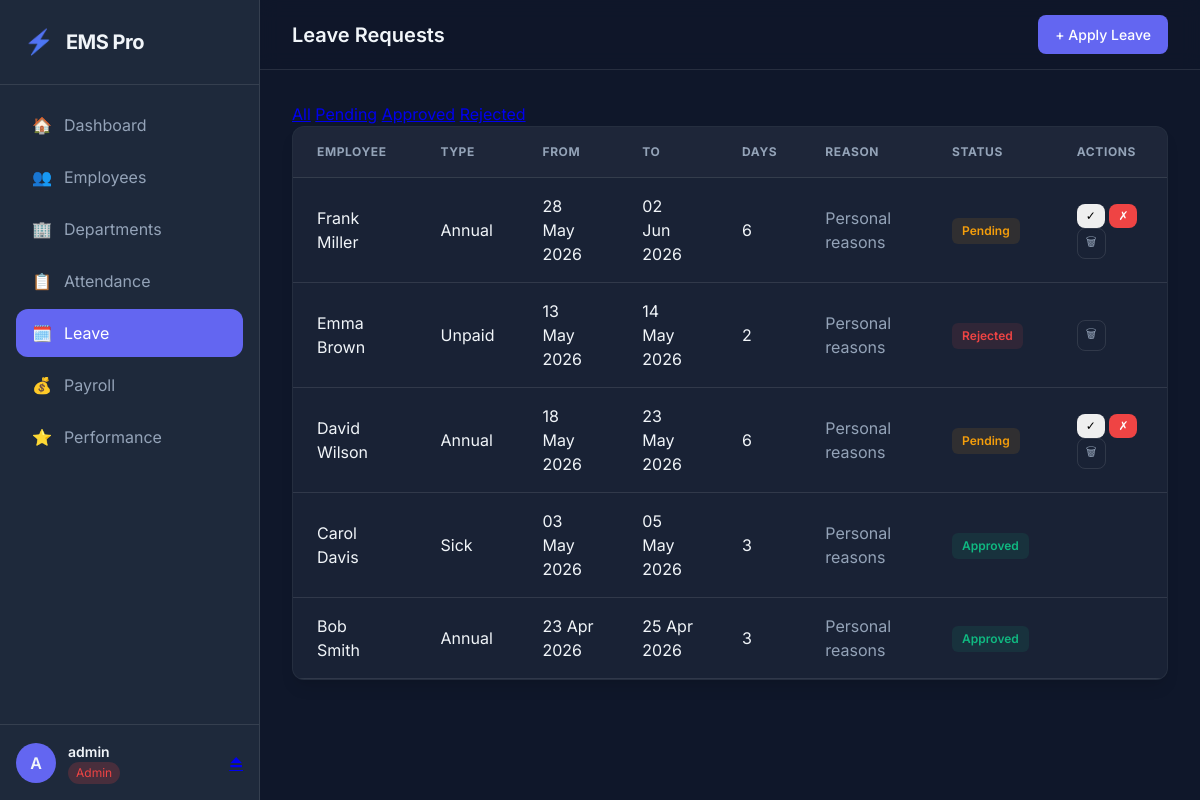
The app's page /leave/ (signed in) with its own data.
### app/models/models.py (models this page shows, shortened)
class User(UserMixin, db.Model):
    __tablename__ = "users"
    id            = db.Column(db.Integer, primary_key=True, autoincrement=True)
    username      = db.Column(db.String(50), unique=True, nullable=False)
    password_hash = db.Column(db.String(128), nullable=False)
    role          = db.Column(db.String(20), default=UserRole.EMPLOYEE.value)
    employee_id   = db.Column(db.Integer, db.ForeignKey("employees.id"), nullable=True)
    is_active     = db.Column(db.Boolean, default=True)
    last_login    = db.Column(db.DateTime, nullable=True)
    created_at    = db.Column(db.DateTime, default=datetime.utcnow)
    employee = db.relationship("Employee", back_populates="user")
    @property
    def is_admin(self) -> bool:
        return self.role == UserRole.ADMIN.value

class Leave(db.Model):
    __tablename__ = "leaves"
    id          = db.Column(db.Integer, primary_key=True, autoincrement=True)
    employee_id = db.Column(db.Integer, db.ForeignKey("employees.id"), nullable=False)
    leave_type  = db.Column(db.String(20), default=LeaveType.ANNUAL.value)
    start_date  = db.Column(db.Date, nullable=False)
    end_date    = db.Column(db.Date, nullable=False)
    reason      = db.Column(db.Text, default="")
    status      = db.Column(db.String(20), default=LeaveStatus.PENDING.value)
    approved_by = db.Column(db.Integer, db.ForeignKey("employees.id"), nullable=True)
    created_at  = db.Column(db.DateTime, default=datetime.utcnow)
    updated_at  = db.Column(db.DateTime, default=datetime.utcnow, onupdate=datetime.utcnow)
    employee = db.relationship("Employee", back_populates="leaves",
                                foreign_keys=[employee_id])
    approver = db.relationship("Employee", foreign_keys=[approved_by])
    @property
    def duration_days(self) -> int:
        if self.start_date and self.end_date:
            return (self.end_date - self.start_date).days + 1
        return 0

### app/routes/leave.py (the view)
@leave_bp.route("/")
@login_required
def list_leave():
    status_filter = request.args.get("status", "")
    if current_user.is_admin:
        leaves = LeaveService.get_all(status_filter=status_filter or None)
    else:
        leaves = LeaveService.get_for_employee(current_user.employee_id)
    return render_template(
        "leave/list.html",
        leaves=leaves,
        status_filter=status_filter,
    )

### app/models/models.py (called while the page is built)
    @property
    def full_name(self) -> str:
        return f"{self.first_name} {self.last_name}"

### app/services/leave_service.py (called while the page is built)
    @staticmethod
    def get_all(status_filter: str | None = None) -> list[dict]:
        q = Leave.query
        if status_filter:
            q = q.filter_by(status=status_filter)
        leaves = q.order_by(Leave.created_at.desc()).all()
        return [LeaveService._to_dict(lv) for lv in leaves]

    @staticmethod
    def _to_dict(lv: Leave) -> dict:
        return {
            "id":          lv.id,
            "employee_id": lv.employee_id,
            "emp_name":    lv.employee.full_name if lv.employee else "—",
            "leave_type":  lv.leave_type,
            "start_date":  str(lv.start_date),
            "end_date":    str(lv.end_date),
            "duration":    lv.duration_days,
            "reason":      lv.reason,
            "status":      lv.status,
            "approved_by": lv.approved_by,
            "created_at":  str(lv.created_at),
        }

### app/utils/helpers.py (called while the page is built)
def format_date(d) -> str:
    if d is None:
        return "—"
    if isinstance(d, str):
        try:
            d = datetime.strptime(d, "%Y-%m-%d").date()
        except ValueError:
            return d
    return d.strftime("%d %b %Y")

def badge_class(status: str) -> str:
    mapping = {
        "approved":   "badge-success",
        "present":    "badge-success",
        "active":     "badge-success",
        "pending":    "badge-warning",
        "late":       "badge-warning",
        "half_day":   "badge-warning",
        "rejected":   "badge-danger",
        "absent":     "badge-danger",
        "inactive":   "badge-danger",
        "terminated": "badge-secondary",
    }
    return mapping.get((status or "").lower(), "badge-secondary")

### app/templates/leave/list.html (shortened to what this page needs)
{% extends "base.html" %}
{% block page_title %}Leave Requests{% endblock %}
{% block topbar_actions %}
  <a href="{{ url_for('leave.apply_leave') }}" class="btn btn-primary btn-sm">+ Apply Leave</a>
{% endblock %}
{% block content %}
<div class="tab-bar">
  <a href="{{ url_for('leave.list_leave') }}"
     class="tab {% if not status_filter %}tab-active{% endif %}">All</a>
  <a href="{{ url_for('leave.list_leave', status='pending') }}"
     class="tab {% if status_filter=='pending' %}tab-active{% endif %}">Pending</a>
  <a href="{{ url_for('leave.list_leave', status='approved') }}"
     class="tab {% if status_filter=='approved' %}tab-active{% endif %}">Approved</a>
  <a href="{{ url_for('leave.list_leave', status='rejected') }}"
     class="tab {% if status_filter=='rejected' %}tab-active{% endif %}">Rejected</a>
</div>
<div class="card">
  <div class="card-body p0">
    <table class="table table-hover">
      <thead>
        <tr>
          <th>Employee</th><th>Type</th><th>From</th><th>To</th>
          <th>Days</th><th>Reason</th><th>Status</th><th>Actions</th>
        </tr>
      </thead>
      <tbody>
        {% for lv in leaves %}
        <tr>
          <td class="fw-500">{{ lv.emp_name }}</td>
          <td>{{ lv.leave_type|capitalize }}</td>
          <td>{{ format_date(lv.start_date) }}</td>
          <td>{{ format_date(lv.end_date) }}</td>
          <td class="tc">{{ lv.duration }}</td>
          <td class="muted truncate-cell">{{ lv.reason or '—' }}</td>
          <td><span class="badge {{ badge_class(lv.status) }}">{{ lv.status|capitalize }}</span></td>
          <td class="actions-cell">
            {% if current_user.is_admin and lv.status == 'pending' %}
            <form method="POST" action="{{ url_for('leave.approve_leave', leave_id=lv.id) }}" style="display:inline">
              <button class="btn btn-success btn-xs" title="Approve">✓</button>
            </form>
            <form method="POST" action="{{ url_for('leave.reject_leave', leave_id=lv.id) }}" style="display:inline">
              <button class="btn btn-danger btn-xs" title="Reject">✗</button>
            </form>
            {% endif %}
            {% if lv.status != 'approved' %}
            <form method="POST" action="{{ url_for('leave.delete_leave', leave_id=lv.id) }}"
                  style="display:inline"
                  onsubmit="return confirm('Delete this leave request?')">
              <button class="btn btn-ghost btn-xs" title="Delete">🗑</button>
            </form>
            {% endif %}
          </td>
        </tr>
        {% else %}
        <tr><td colspan="8" class="tc muted py-lg">No leave requests found.</td></tr>
        {% endfor %}
      </tbody>
    </table>
  </div>
</div>
{% endblock %}

### app/templates/base.html (shortened to what this page needs)
<!DOCTYPE html>
<html lang="en">
<head>
  <link rel="stylesheet" href="{{ url_for('static', filename='css/main.css') }}"/>
</head>
<body class="{% if not current_user.is_authenticated %}auth-page{% endif %}">
{% if current_user.is_authenticated %}
<aside class="sidebar" id="sidebar">
  <div class="sidebar-brand">
    <div class="brand-icon">⚡</div>
    <span class="brand-text">EMS Pro</span>
  </div>
  <nav class="sidebar-nav">
    <a href="{{ url_for('dashboard.index') }}"
       class="nav-item {% if request.endpoint == 'dashboard.index' %}active{% endif %}">
      <span class="nav-icon">🏠</span><span class="nav-label">Dashboard</span>
    </a>
    <a href="{{ url_for('employees.list_employees') }}"
       class="nav-item {% if 'employees' in request.endpoint %}active{% endif %}">
      <span class="nav-icon">👥</span><span class="nav-label">Employees</span>
    </a>
    {% if current_user.is_admin %}
    <a href="{{ url_for('departments.list_departments') }}"
       class="nav-item {% if 'departments' in request.endpoint %}active{% endif %}">
      <span class="nav-icon">🏢</span><span class="nav-label">Departments</span>
    </a>
    {% endif %}
    <a href="{{ url_for('attendance.list_attendance') }}"
       class="nav-item {% if 'attendance' in request.endpoint %}active{% endif %}">
      <span class="nav-icon">📋</span><span class="nav-label">Attendance</span>
    </a>
    <a href="{{ url_for('leave.list_leave') }}"
       class="nav-item {% if 'leave' in request.endpoint %}active{% endif %}">
      <span class="nav-icon">🗓️</span><span class="nav-label">Leave</span>
    </a>
    <a href="{{ url_for('payroll.list_payroll') }}"
       class="nav-item {% if 'payroll' in request.endpoint %}active{% endif %}">
      <span class="nav-icon">💰</span><span class="nav-label">Payroll</span>
    </a>
    <a href="{{ url_for('performance.list_performance') }}"
       class="nav-item {% if 'performance' in request.endpoint %}active{% endif %}">
      <span class="nav-icon">⭐</span><span class="nav-label">Performance</span>
    </a>
  </nav>
  <div class="sidebar-footer">
    <div class="user-info">
      <div class="user-avatar">{{ current_user.username[0].upper() }}</div>
      <div class="user-details">
        <span class="user-name">{{ current_user.username }}</span>
        <span class="user-role badge-{{ 'admin' if current_user.is_admin else 'emp' }}">
          {{ current_user.role | capitalize }}
        </span>
      </div>
    </div>
    <a href="{{ url_for('auth.logout') }}" class="logout-btn" title="Logout">⏏</a>
  </div>
</aside>
<div class="main-wrapper">
  <header class="topbar">
    <div class="topbar-title">{% block page_title %}{% endblock %}</div>
    <div class="topbar-actions">{% block topbar_actions %}{% endblock %}</div>
  </header>
  <main class="content">
    {% block content %}{% endblock %}
  </main>
</div>
{% else %}
  {% block auth_content %}{% endblock %}
{% endif %}
</body>
</html>

### records on screen
User: username "A", username "admin", role "Admin"
Leave: emp_name "Frank Miller", leave_type "Annual", start_date "28 May 2026", end_date "02 Jun 2026", duration "6", reason "Personal reasons", status "Pending"
Leave: emp_name "Emma Brown", leave_type "Unpaid", start_date "13 May 2026", end_date "14 May 2026", duration "2", reason "Personal reasons", status "Rejected"
Leave: emp_name "David Wilson", leave_type "Annual", start_date "18 May 2026", end_date "23 May 2026", duration "6", reason "Personal reasons", status "Pending"
Leave: emp_name "Carol Davis", leave_type "Sick", start_date "03 May 2026", end_date "05 May 2026", duration "3", reason "Personal reasons", status "Approved"
Leave: emp_name "Bob Smith", leave_type "Annual", start_date "23 Apr 2026", end_date "25 Apr 2026", duration "3", reason "Personal reasons", status "Approved"
